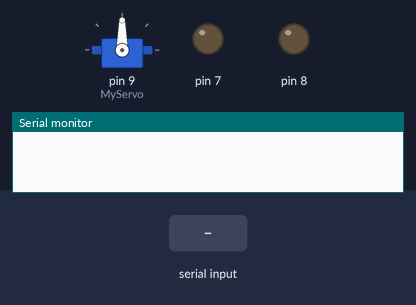
Simulated run of this sketch. Board: Arduino Uno, built with avr-gcc and run on an emulated ATmega328P. Shown: servo, output pins drawn as LEDs (lit = HIGH), the last lines printed to the serial monitor. The test bench sets the inputs (shaded band).

Above: at 1.2 s.
1.3 s: "d" received over the second serial link
At 2.5 s:
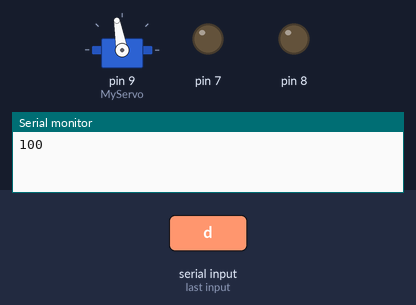
2.8 s: "a" received over the second serial link
At 3.8 s:
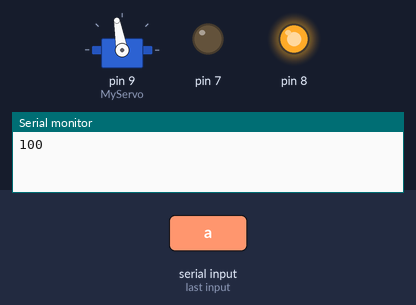
4.3 s: "b" received over the second serial link
At 5.0 s:
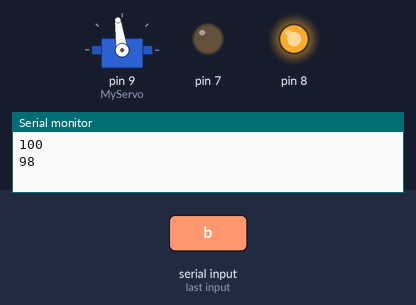
5.8 s: "1" received over the second serial link
At 6.1 s:
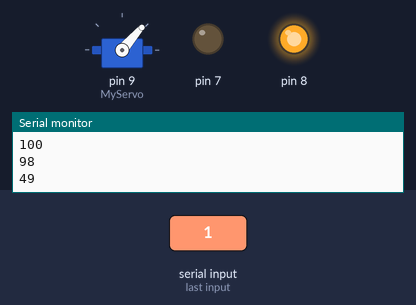
Timing chart, 0 to 8.3 s (numbered marks = the images above; inputs shaded):
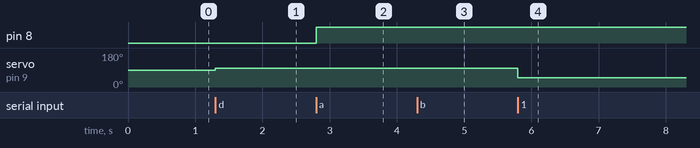

The sketch:

BT_House.ino
```cpp
#include<SoftwareSerial.h>
int bluetoothTx = 10;
int bluetoothRx = 11;
SoftwareSerial bluetooth(bluetoothTx, bluetoothRx);

#include <Servo.h>
Servo MyServo;

void setup() {
  MyServo.attach(9);
  Serial.begin(9600);
  bluetooth.begin(9600);
  pinMode(8,OUTPUT);
  pinMode(7,OUTPUT);
}

void loop() {
//Puerta
 if(bluetooth.available()> 0 ) // receive number from bluetooth
  {
    int servopos = bluetooth.read(); // save the received number to servopos
    Serial.println(servopos); // serial print servopos current number received from bluetooth
    MyServo.write(servopos); // roate the servo the angle received from the android app
  }

//Luces Puerta
  if(bluetooth.available()>0){
    char data = bluetooth.read();
    if (data == 'a'){
      digitalWrite(8,HIGH);
    }
    else if(data == 'b'){
      digitalWrite(8,LOW);
    }
  }

//Luces Jardin
  if(bluetooth.available()>0){
    char data = bluetooth.read();
    if (data == 'c'){
      digitalWrite(7,HIGH);
    }
    else if(data == 'd'){
      digitalWrite(7,LOW);
    }
  }
}
```

Measured:
- after the input at 1.3 s, servo on pin 9 (MyServo): 90° → 100° at once
- after the input at 2.8 s, pin 8: LOW → HIGH at once
- after the input at 4.3 s, servo on pin 9 (MyServo): 100° → 98° at once
- after the input at 5.8 s, servo on pin 9 (MyServo): 98° → 49° at once
